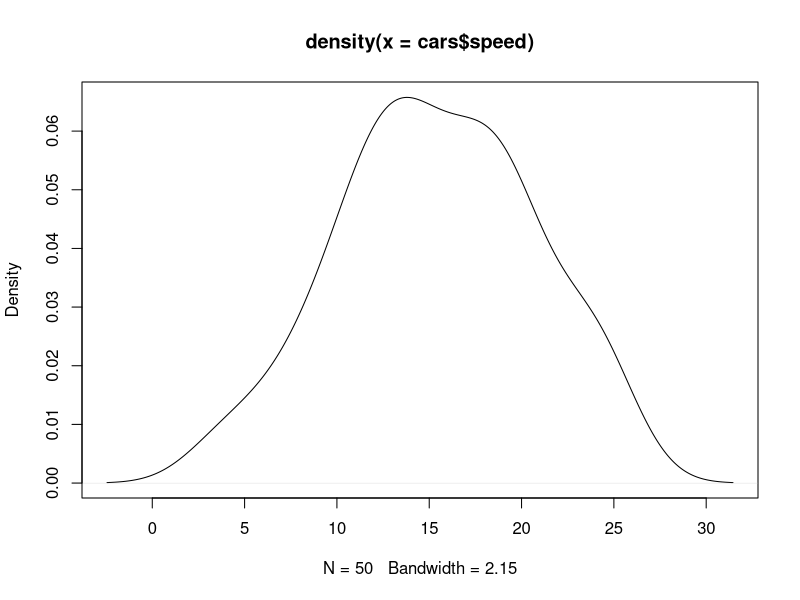
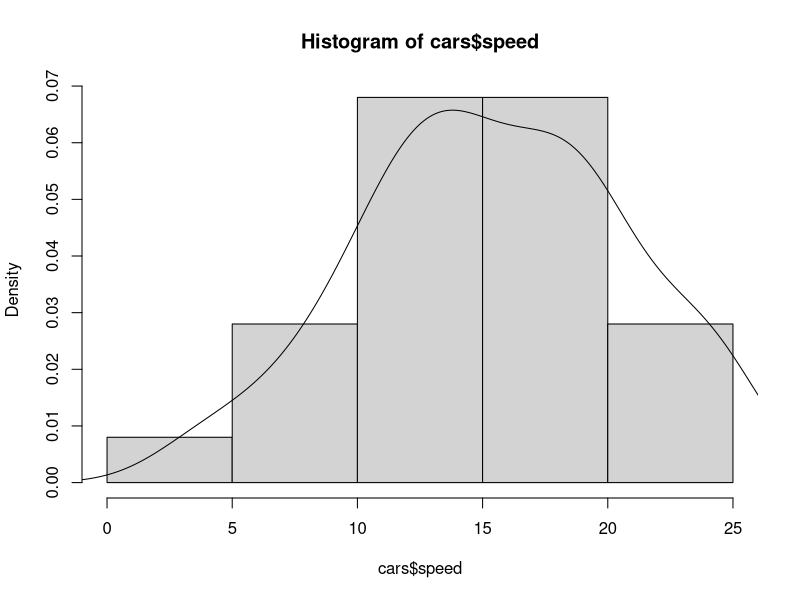

Generate these figures, in order, with R:
## ---- chunk 1

## se leen primero los datos

library(xtable)

print(xtable::xtable(cars),type="html",html.tableattributes="border=0") ## Contruye la tabla

plot(density(cars$speed))  ## Grafica la funcion de densidad

hist(cars$speed, freq = FALSE)
lines(density(cars$speed))
